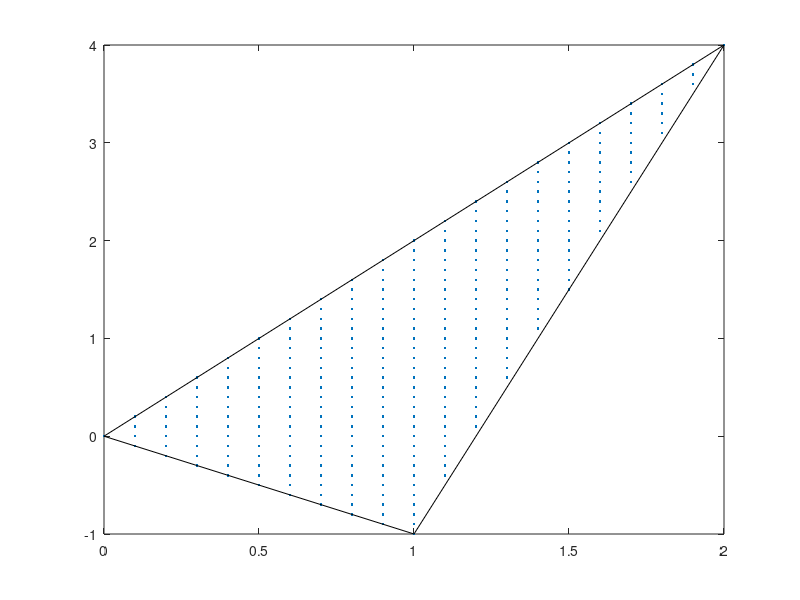

Reproduce this figure in MATLAB. (Note: this script raises an error after producing the figure.)
%% 
% *Multiobjective Problem. Scalarization Method*
% 
% $$\left\lbrace \begin{array}{ll}\textrm{minimize} & \left(x_1 -x_2 \right),\left(x_1 
% +x_2 \right)\\\textrm{subject}\;\textrm{to} & -2x_1 +x_2 \le 0\\\; & -x_1 -x_2 
% \le 0\\\; & 5x_1 -x_2 \le 6\end{array}\right.$$
% 
% Find the set of minima and weak minima by means of the scalarization method

close all;
clear;
clc;

matlab.lang.OnOffSwitchState = 1;
%%
% Plot Graph

x1 = -10:0.1:10;
x2 = -10:0.1:10;

[X1,X2] = meshgrid(x1,x2);

X3 = X1-X2;
X4 = X1+X2;

surface(X1,X2,X3);
hold on
surface(X1,X2,X4);
view(3)
hold off

%%
% 2D plot X1
x1 = x2;
plot(x1,x2);
%%
% 2D plot X2
x2 = -x1;
plot(x1,x2);
%%
% Feasible Area
x1 = -10:0.1:10;
x2 = -10:0.1:10;

[X1, X2] = meshgrid(x1,x2);

condition_x1 = X1((X2 <= 2*X1) & (-X1 - X2 <= 0) & (5*X1 - X2 <= 6));
condition_x2 = X2((X2 <= 2*X1) & (-X1 - X2 <= 0) & (5*X1 - X2 <= 6));

plot(condition_x1, condition_x2, '.');
hold on
plot([0 2],[0 4],'-k');
plot([2 1],[4 -1],'-k');
plot([1 0],[-1 0],'-k');

%%
% Linear Multiobjective problem. Scalarization Method

C = [1 -1
     1  1];

A = [-2  1
     -1 -1
      5 -1];

b = [0
     0
     6];

% Calculate different Alpha
options = optimset('Display', 'off');
for alpha = 0.001:0.001:0.999
    f = [1
         1-2*alpha];
  
    x = linprog(f,A,b, [], [], [],[], options);
    plot(x(1),x(2), 'r.');
end

fprintf('Alpha 0 \n');
alpha = 0;
f = [1
     1-2*alpha];

x0 = linprog(f,A,b, [], [], [],[], options);
plot(x0(1), x0(2), 'ko');


alpha = 1;

f = [1
    1-2*alpha];

x1 = linprog(f,A,b, [], [], [], [], options);
plot(x1(1), x1(2), 'bo');
hold off